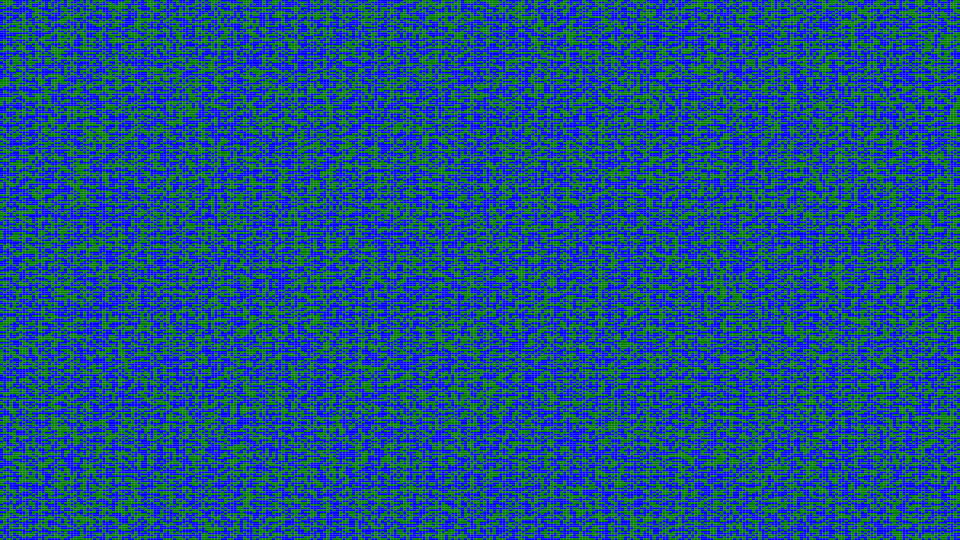
Frame 1 (no input)
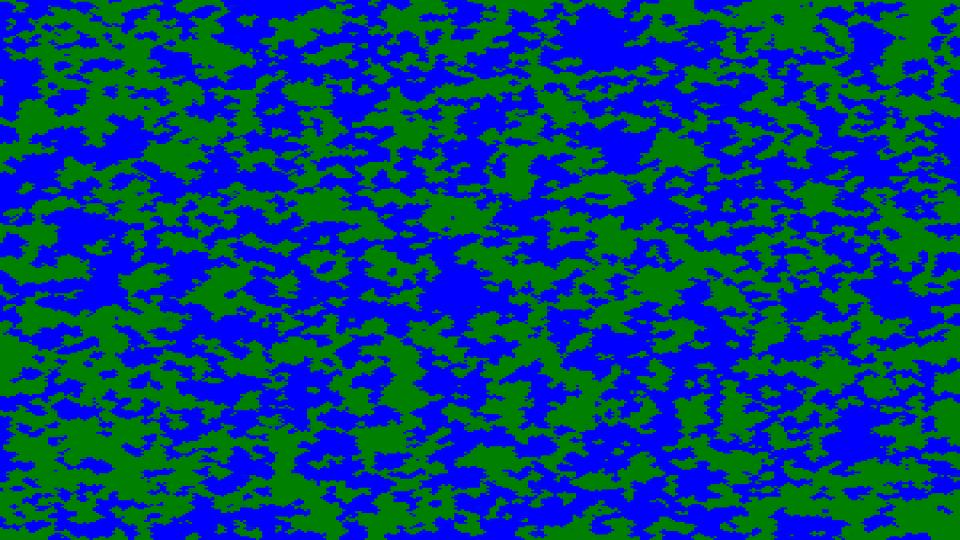
Frame 60 (the mouse pressed at the canvas centre just before this capture)
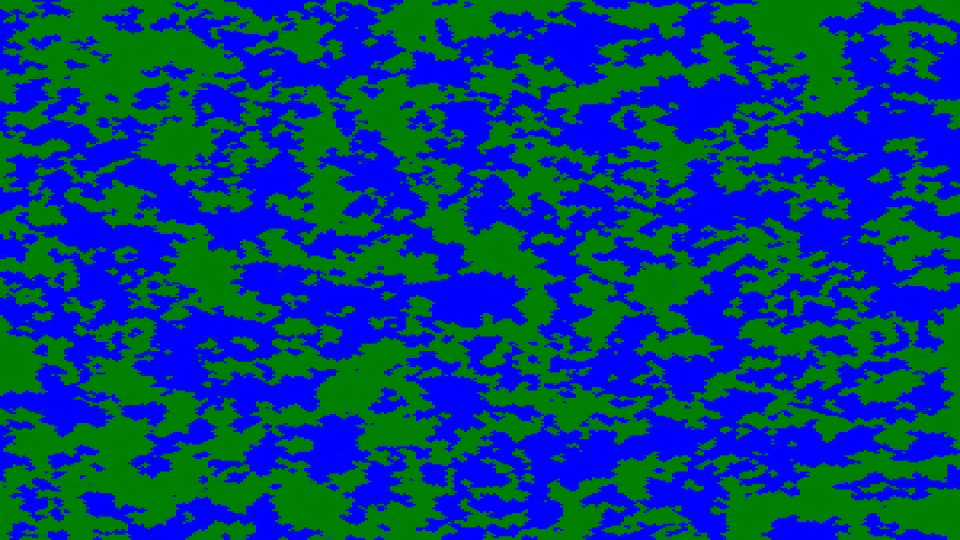
Frame 120 (the mouse held since frame 60 and released just before this capture)

The Processing sketch that drew these frames (run headless with seeded random() and noise(); from frame 60 on, the mouse is pressed at the canvas centre):

// Processing sketch: dancingIslands
// ── dancingIslands.pde
//int[] colors = {#0000FF,#FF0000,#008000,#FFA500,#FFFF00,#EE82EE,#800080};
int[] colors = {#0000FF,#008000};
int[][] colorGrid;
int dimensionW = width/2;
int numXPix = (int)(width * 3);
int numYPix = (int)(height * 3);

void setup(){
  size(960,540);
  noStroke();
  colorGrid = new int[numXPix][numYPix];
  for(int i = 0; i < colorGrid.length; i++){
    for(int j = 0; j < colorGrid[0].length; j++){
      colorGrid[i][j] = colors[(int)random(colors.length)];
    }
  }
  
}

void draw(){
  DrawGrid(colorGrid);
  
  Spread(5000);
  
  println(frameRate);
}

void Spread(int numToModify){
  int turned = 0;
  while(turned < numToModify){
    int x = (int)random(colorGrid.length);
    int y = (int)random(colorGrid[0].length);
    int colorVal = colorGrid[x][y];
    if((x-1 > 0 && colorGrid[x-1][y] == colorVal) && (x+1 < colorGrid.length && colorGrid[x+1][y] == colorVal) 
      && (y-1 > 0 && colorGrid[x][y-1] == colorVal) && (y+1 < colorGrid[0].length && colorGrid[x][y+1] == colorVal)){
        continue;
      }
    if(x-1 > 0) colorGrid[x-1][y] = colorVal;
    if(x+1 < colorGrid.length) colorGrid[x+1][y] = colorVal;
    if(y-1 > 0) colorGrid[x][y-1] = colorVal;
    if(y+1 < colorGrid[0].length) colorGrid[x][y+1] = colorVal; 
    turned++;
    
  }
  
}

void DrawGrid(int[][] squares){
  float wdim = width / (float)squares.length;
  float hdim = height / (float)squares[0].length;
  for(int i = 0; i < squares.length; i++){
    for(int j = 0; j < squares[0].length; j++){
      fill(squares[i][j]);
      rect(i*wdim, j*hdim, wdim, hdim);
    }
  }
}
